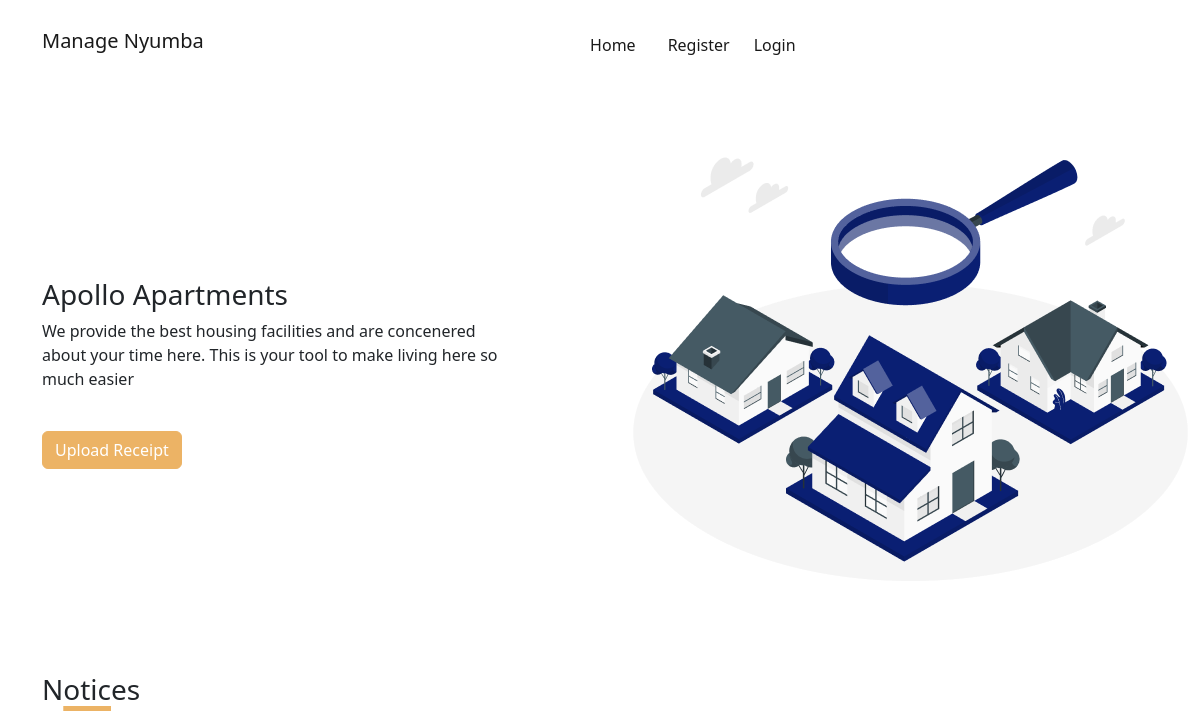
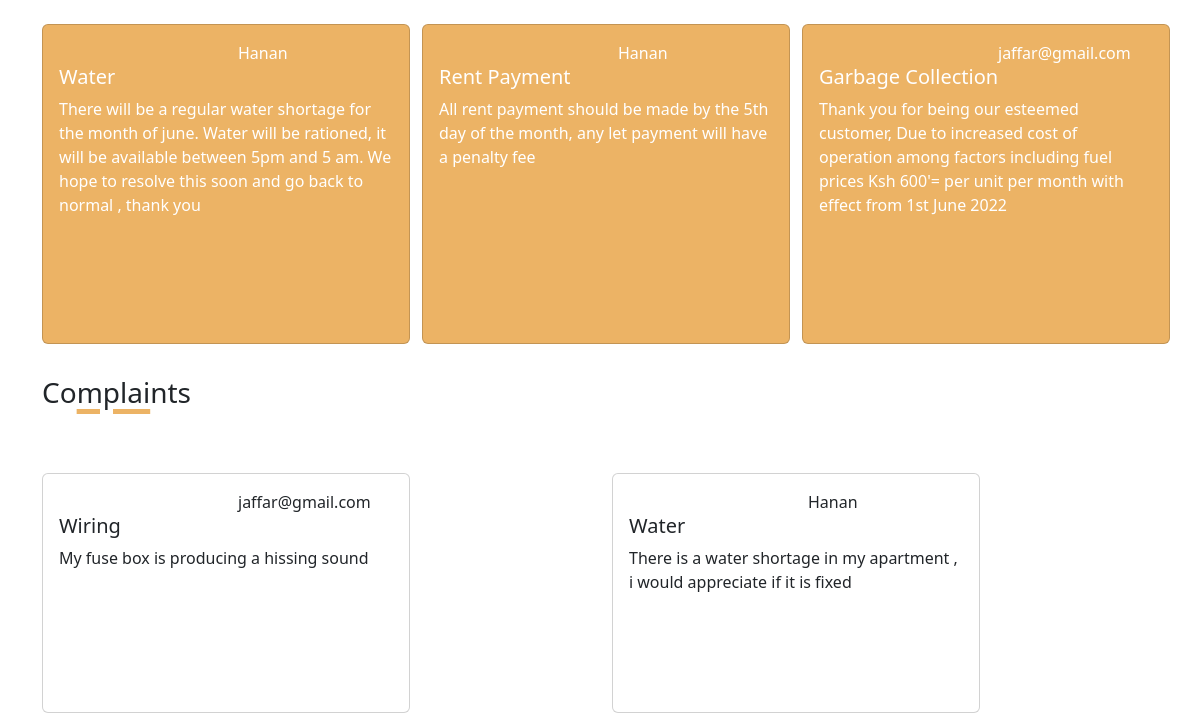
Before: / (upper part) with the older database file (2 pictures, top to bottom).
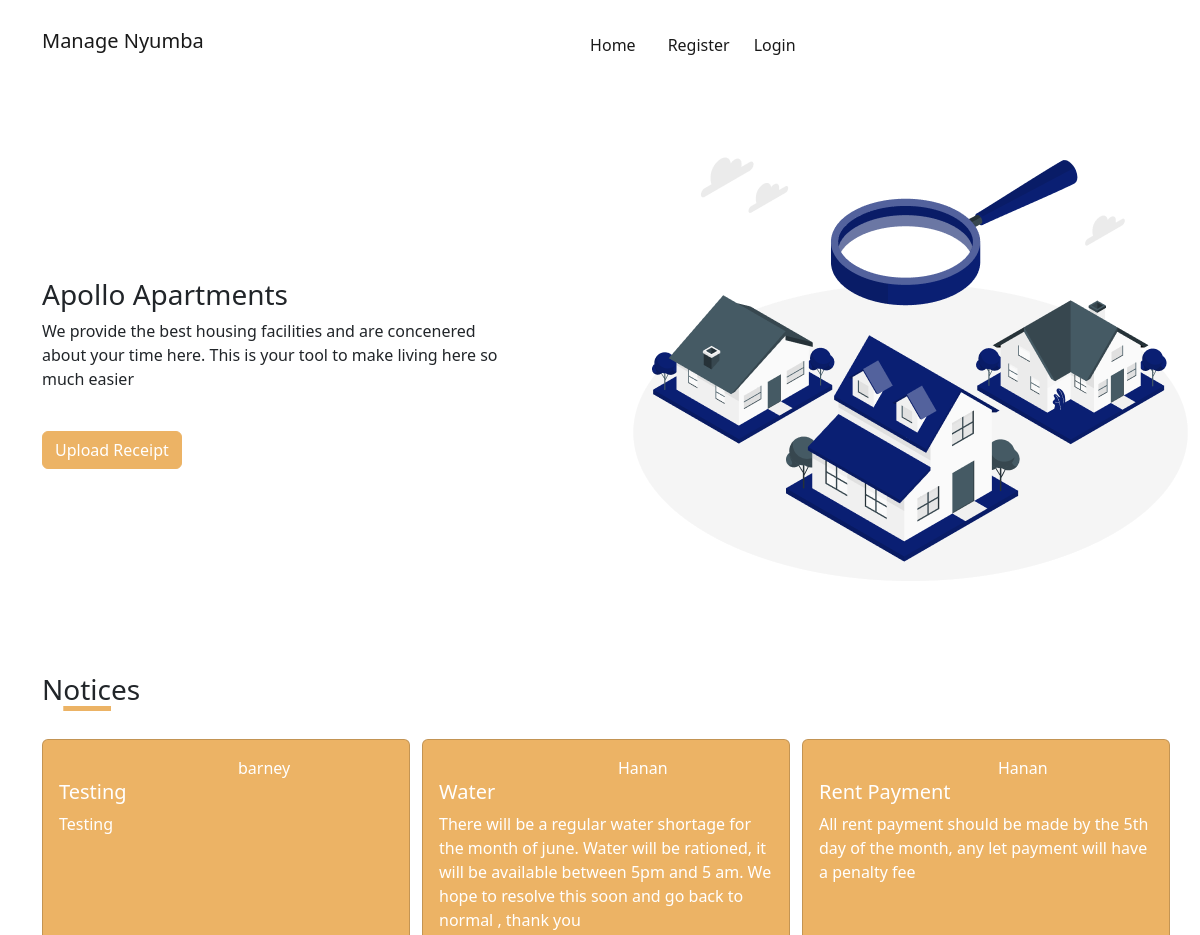
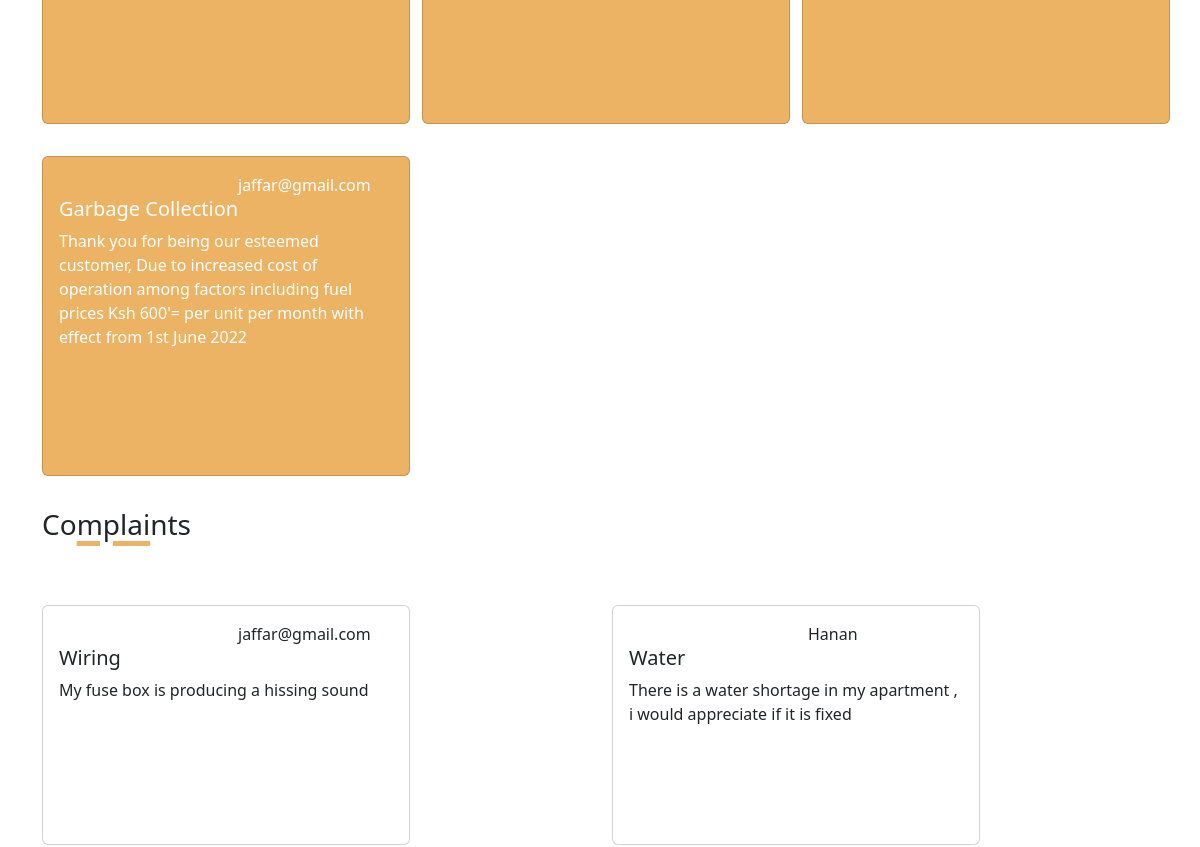
After: the same page with the newer database file (2 pictures, top to bottom).
### app/models.py (models this page shows, shortened)
class Notice (db.Model):
  id=db.Column(db.Integer,primary_key=True)
  title=db.Column(db.String,nullable=False)
  content=db.Column(db.String,nullable=False)
  date_created = db.Column(db.DateTime, nullable=False, default=datetime.utcnow)
  user_id = db.Column(db.Integer, db.ForeignKey('user.id'), nullable=False)

class User(db.Model,UserMixin):
  id=db.Column(db.Integer,primary_key=True)
  username=db.Column(db.String,nullable=False,unique=True)
  phoneNumber=db.Column(db.String,nullable=False)
  houseNumber=db.Column(db.String,nullable=False)
  typeUser= db.Column(db.String,nullable=False)
  email=db.Column(db.String,nullable=False,unique=True)
  password=db.Column(db.String,nullable=False)
  image_file=db.Column(db.String(20),nullable=False,default='default.jpg')
  receipt = db.relationship('Receipts', backref='author', lazy=True)
  notice = db.relationship('Notice', backref='noticeAuthor', lazy=True)
  complaint = db.relationship('Complaints', backref='complaintauthor', lazy=True)
  tolet = db.relationship('Complaints', backref='letAuthor', lazy=True)

class Complaints(db.Model):
  id=db.Column(db.Integer,primary_key=True)
  title=db.Column(db.String,nullable=False)
  content=db.Column(db.String,nullable=False)
  date_created = db.Column(db.Date, nullable=False, default=datetime.utcnow)
  user_id = db.Column(db.Integer, db.ForeignKey('user.id'), nullable=False)

### app/main/route.py (the view)
@main.route('/')
def home():
    tolet=ToLet.query.order_by(desc(ToLet.date_created)).all()
    notice=Notice.query.order_by(desc(Notice.date_created)).all()
    complaint=Complaints.query.order_by(desc(Complaints.date_created)).all()
    return render_template('home.html',notice=notice,complaint=complaint,tolet=tolet)

### app/templates/home.html (shortened to what this page needs)
{% extends 'base.html' %}
{% block body %}
<div class="container">
  <div class="row align-items-center">
    <div class="col-md-6 ">
      <p class="h3"> Apollo Apartments</p>
      <p> We provide the best housing facilities and are concenered <br>
        about your time here. This is your tool to make living here so <br> much easier</p>
      <a href="{{url_for('posts.create')}}"><button class="btn btn-secondary mt-4">Upload Receipt</button></a>
    </div>
    <div class="col-md-6">
      <img src="./../static/landingPage.png" alt="">
    </div>
  </div>
  <p class="h3 mb-3">N<u class="sect">otic</u>es</p>
  <div class="row">
    {% for notice in notice %}
    <div class="col-md-4">
      <div class="card notice my-3" style="width: 23rem;">
        <div class="card-body">
          <div class="row">
            <div class="col-md-6"></div>
            <div class="col-md-6">{{notice.noticeAuthor.username}}</div>
          </div>
          <h5 class="card-title">{{notice.title}}</h5>
          <p class="card-text">{{notice.content}}</p>
        </div>
      </div>
    </div>
    {% endfor %}
  </div>
  <p class="h3 mb-5 mt-3">Co<u class="sect">mplai</u>nts</p>
  <div class="row mb-5 mt-3">
    {% for complaint in complaint %}
    <div class="col-md-6">
      <div class="card complaint my-3" style="width: 23rem;">
        <div class="card-body">
          <div class="row">
            <div class="col-md-6"></div>
            <div class="col-md-6">{{complaint.letAuthor.username}}</div>
          </div>
          <h5 class="card-title">{{complaint.title}}</h5>
          <p class="card-text">{{complaint.content}}</p>
        </div>
      </div>
    </div>
    {% endfor %}
  </div>
</div>
{% endblock %}

Changed rows visible on the page:
added Notice: noticeAuthor.username "barney", title "Testing", content "Testing"
